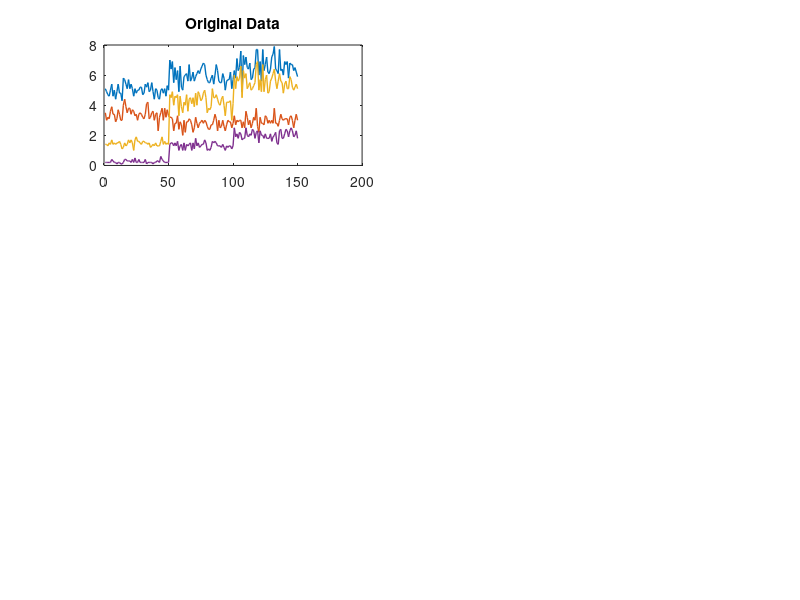

The MATLAB script that drew this image: (Note: this script raises an error after producing the figure.)
%% Synthetic Data Generation by Markov Chain Monte Carlo (MCMC)
% MCMC methods, such as Metropolis-Hastings and Gibbs sampling, generate samples from a target 
% distribution by iteratively updating states based on conditional probabilities.

%% Load the dataset
clear;
load fisheriris.mat;
original_data=meas;
Classes=3; % Number of Classes
NF=size(original_data); NF=NF(1,2); % Number of Features
Target(1:50)=1;Target(51:100)=2;Target(101:150)=3;Target=Target'; % Original labels

%% MCMC Body
for i=1:NF
original_data=meas (:,i);
num_original_data = numel(original_data);
% Define the target distribution (you can adjust this based on your data)
target_mean = mean(original_data);
target_std = std(original_data);
% Parameters for the Metropolis-Hastings algorithm

num_samples = 800; % Number of synthetic data points to generate

burn_in = 1000;      % Number of burn-in iterations
proposal_std = 0.9;  % Standard deviation of proposal distribution
% Initialize the chain
current_state = mean(original_data); % Start from the mean of the original data
% Preallocate array for storing generated samples
synthetic_data = zeros(1, num_samples);
% Metropolis-Hastings algorithm
for t = 1:num_samples + burn_in
% Propose a new state from a Gaussian distribution
proposed_state = current_state + proposal_std * randn();
% Calculate acceptance ratio
current_likelihood = normpdf(current_state, target_mean, target_std);
proposed_likelihood = normpdf(proposed_state, target_mean, target_std);
acceptance_ratio = min(1, proposed_likelihood / current_likelihood);
% Accept or reject the proposed state
if rand() < acceptance_ratio
current_state = proposed_state;
end
% Store samples after burn-in
if t > burn_in
synthetic_data(t - burn_in) = current_state;
end
end
Syn(:,i)=synthetic_data;
end

%% Getting labels of synthetic generated data by K-means clustering
[Lbl,C,sumd,D] = kmeans(Syn,Classes,'MaxIter',10000,...
    'Display','final','Replicates',10);

%% Plot data and classes
Feature1=2;
Feature2=3;
f1=meas(:,Feature1); % feature1
f2=meas(:,Feature2); % feature 2
ff1=Syn(:,Feature1); % feature1
ff2=Syn(:,Feature2); % feature 2
figure('units','normalized','outerposition',[0 0 1 1])
subplot(3,2,1)
plot(meas, 'linewidth',1); title('Original Data');%area
ax = gca; ax.FontSize = 12; ax.FontWeight='bold'; grid on;
subplot(3,2,2)
plot(Syn, 'linewidth',1); title('Synthetic Data');%area
ax = gca; ax.FontSize = 12; ax.FontWeight='bold'; grid on;
subplot(3,2,3)
gscatter(f1,f2,Target,'rbg','.',20); title('Original');%rkg
ax = gca; ax.FontSize = 12; ax.FontWeight='bold'; grid on;
subplot(3,2,4)
gscatter(ff1,ff2,Lbl,'rbg','.',20); title('Synthetic');%rkg
ax = gca; ax.FontSize = 12; ax.FontWeight='bold'; grid on;
subplot(3,2,[5 6])
histogram(meas, 'Normalization', 'probability', 'DisplayName', 'Original Data');
hold on;
histogram(Syn, 'Normalization', 'probability', 'DisplayName', 'Synthetic Data');
legend('Original','Synthetic')
%% Train and Test
% Training Synthetic dataset by SVM
%{
Mdlsvm  = fitcecoc(Syn,Lbl); CVMdlsvm = crossval(Mdlsvm); 
SVMError = kfoldLoss(CVMdlsvm);
SVMAccAugTrain = (1 - SVMError)*100;

% Predict new samples (the whole original dataset)
[label5,score5,cost5] = predict(Mdlsvm,meas);

% % Test error and accuracy calculations
DataSize=size(meas);DataSize=DataSize(1,1);
a=0;b=0;c=0;
for i=1:DataSize
if label5(i)== 1
a=a+1;
elseif label5(i)==2
b=b+1;
else
label5(i)==3
c=c+1;
end;end;
erra=abs(a-50);errb=abs(b-50);errc=abs(c-50);
err=erra+errb+errc;TestErr=err*100/DataSize;
SVMAccAugTest=100-TestErr; % Test Accuracy

% Train and Test Accuracy Results
AugRessvm = [' SDG Train SVM "',num2str(SVMAccAugTrain),'" SDG Test SVM"', num2str(SVMAccAugTest),'"'];
disp(AugRessvm);
%}

